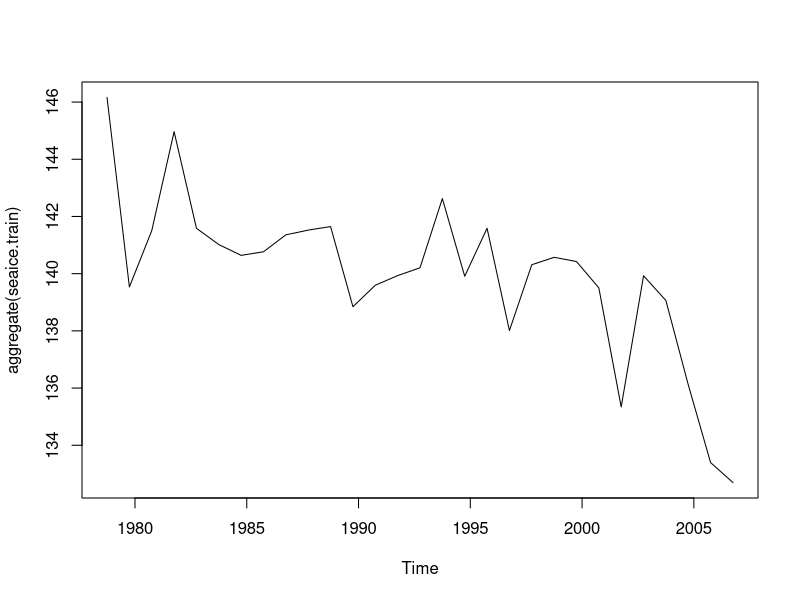
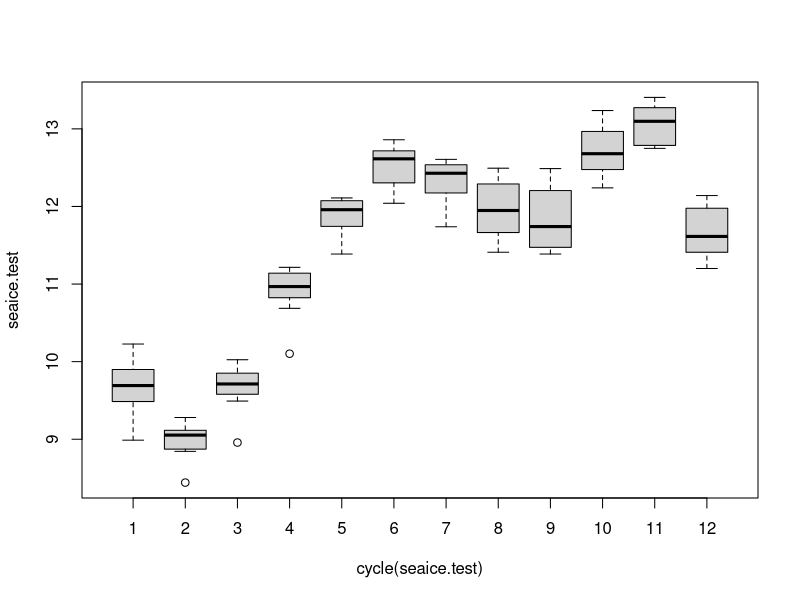
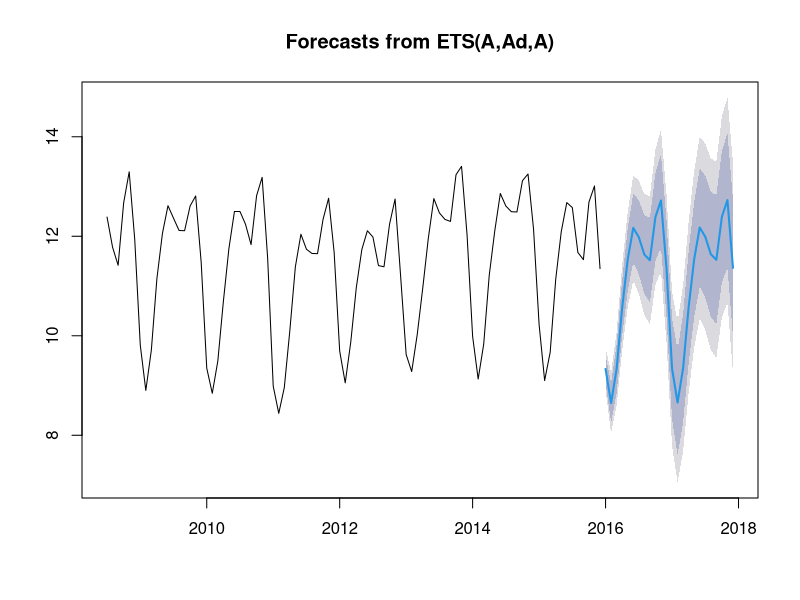

Write the R code that produced these figures, in order.
#Load required packages
library(forecast)
library(xts)
library(lubridate)

seaice<-read.csv("seaice.csv",header = TRUE,stringsAsFactors = FALSE)
str(seaice)
north_hemi<-seaice[seaice$hemisphere=='north',]

seaice$Date<-as.Date(paste(seaice$Year,seaice$Month,seaice$Day,sep = '-'))
  
#create initial time series object

seaice.xts<-xts(x=seaice$Extent, order.by = seaice$Date)

seaice.monthly<-apply.monthly(seaice.xts,mean)

#split the data into train and test sets
div_index<-floor(0.8*length(seaice.monthly))
seaice.train<-seaice.monthly[1:div_index,]
seaice.test<-seaice.monthly[(div_index+1):length(seaice.monthly),]

#convert xts train/test data to ts objects
?ts

seaice.start<-c(year(start(seaice.train)),month(start(seaice.train)))
seaice.end<-c(year(end(seaice.train)),month(end(seaice.train)))
seaice.train<-ts(as.numeric(seaice.train),seaice.start,seaice.end,frequency = 12)

seaice.start<-c(year(start(seaice.test)),month(start(seaice.test)))
seaice.end<-c(year(end(seaice.test)),month(end(seaice.test)))
seaice.test<-ts(as.numeric(seaice.test),seaice.start,seaice.end,frequency = 12)

#use variable to track forecast horizon
forecast.horizon<-length(seaice.test)

cycle(seaice.train)
plot(aggregate(seaice.train))
boxplot(seaice.test~cycle(seaice.test))

#forecast seaice extent 
fs<-forecast(seaice.test)
attributes(fs)
plot(fs)